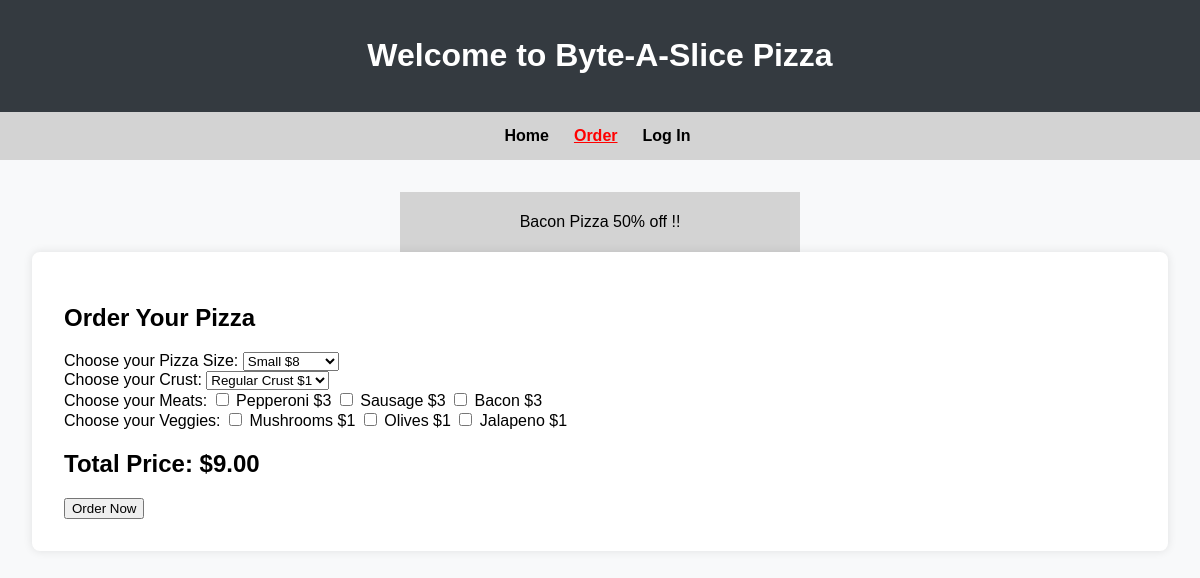
The app's page /order.php with its own data.
### tables this page shows
CREATE TABLE pizza_toppings (
	id INTEGER NOT NULL PRIMARY KEY AUTOINCREMENT,
	name TEXT NOT NULL,
	price REAL NOT NULL,
	category TEXT NOT NULL
);

### include.php (called while the page is built, shortened)
<?php
require "database.php";
$header = "Welcome to Byte-A-Slice Pizza";

### database.php (called while the page is built, shortened)
<?php
$pdo = new PDO("sqlite:KJC.sqlite");
function query($sql) {
    global $pdo;
    $stmt = $pdo->query($sql);
    return $stmt->fetchAll(PDO::FETCH_ASSOC);
}
function getSizes() {
    return query("SELECT * FROM pizza_sizes");
}
function getCrusts() {
    return query("SELECT * FROM pizza_crusts");
}
function getToppings() {
    return query("SELECT * FROM pizza_toppings");
}

### order.php (the view, shortened to what this page needs)
<?php
require "include.php";
$sizes = getSizes();
$crusts = getCrusts();
$toppings = getToppings();
?>
<!DOCTYPE html>
<html lang="en">
<head>
    <link rel="stylesheet" href="styles.css">
</head>
<body>
    <header>
        <h1><?=$header?></h1>
    </header>
    <nav>
        <ul>
            <li><a href="index.php">Home</a></li>
            <li><a class="currentPage" href="order.php">Order</a></li>
            <li><a href="login.php">Log In</a></li>
        </ul>
    </nav>
    <main>
        <div id="promotioncontainer">
            <div id="promotion">
                <div id="promotion-text">
                    Bacon Pizza 50% off !!
                </div>
            </div>
        </div>
        <section id="order-form">
            <h2>Order Your Pizza</h2>
            <form id="pizzaForm">
                <div>
                <label for="pizza-size">Choose your Pizza Size:</label>
                <select id="pizza-size">
                <?php foreach ($sizes as $size): ?>
                <option data-price="<?=$size["price"]?>"><?=$size["name"]?> $<?=$size["price"]?></option>
                <?php endforeach; ?>
                </select>
                </div>
                <div>
                <label for="crust">Choose your Crust:</label>
                <select id="crust">
                <?php foreach ($crusts as $crust): ?>
                <option data-price="<?=$crust["price"]?>"><?=$crust["name"]?> $<?=$crust["price"]?></option>
                <?php endforeach; ?>
                </select>
                </div>
                <div>
                <label>Choose your Meats:</label>
                <?php foreach ($toppings as $topping): ?>
                    <?php if ($topping["category"] == "meat"): ?>
                    <input type="checkbox" id="<?=$topping["name"]?>" name="toppings" value="<?=$topping["name"]?>" data-price="<?=$topping["price"]?>">
                    <label for="<?=$topping["name"]?>"><?=$topping["name"]?> $<?=$topping["price"]?></label>
                    <?php endif; ?>
                <?php endforeach; ?>
                </div>
                <div>
                <label>Choose your Veggies:</label>
                <?php foreach ($toppings as $topping): ?>
                    <?php if ($topping["category"] == "vegetable"): ?>
                    <input type="checkbox" id="<?=$topping["name"]?>" name="toppings" value="<?=$topping["name"]?>" data-price="<?=$topping["price"]?>">
                    <label for="<?=$topping["name"]?>"><?=$topping["name"]?> $<?=$topping["price"]?></label>
                    <?php endif; ?>
                <?php endforeach; ?>
                </div>
                <h2>Total Price: $<span id="totalPrice">0</span></h2>
                <button type="button" id="orderNow">Order Now</button>
            </form>
        </section>
    </main>
</body>
</html>

### styles.css (style rules this page uses)
body { font-family: Arial, sans-serif; margin: 0; padding: 0; background-color: #f8f9fa; }
header { background-color: #343a40; color: white; padding: 1rem; text-align: center; }
main { padding: 2rem; display: flex; flex-direction: column; }
#order-form { background-color: white; padding: 2rem; border-radius: 8px; box-shadow: 0 0 10px rgba(0, 0, 0, 0.1); }
nav { display: flex; justify-content: center; background: lightgray; }
nav ul { list-style: none; padding: 0; margin: 5px 0; display: flex; }
nav li { padding: 10px; margin-right: 5px; }
nav li a { text-decoration: none; color: black; font-weight: bold; }
nav li a.currentPage { text-decoration: underline; color: red; }
main #promotioncontainer { display: flex; justify-content: center; align-items: center; }
main #promotion { height: 60px; width: 400px; background-color: lightgray; display: flex; justify-content: center; align-items: center; }

### records on screen
pizza_toppings: name "Pepperoni", price "3"
pizza_toppings: name "Sausage", price "3"
pizza_toppings: name "Bacon", price "3"
pizza_toppings: name "Mushrooms", price "1"
pizza_toppings: name "Olives", price "1"
pizza_toppings: name "Jalapeno", price "1"

### other values on screen
$header "Welcome to Byte-A-Slice Pizza"
form field value "Small $8"
form field value "Regular Crust $1"
